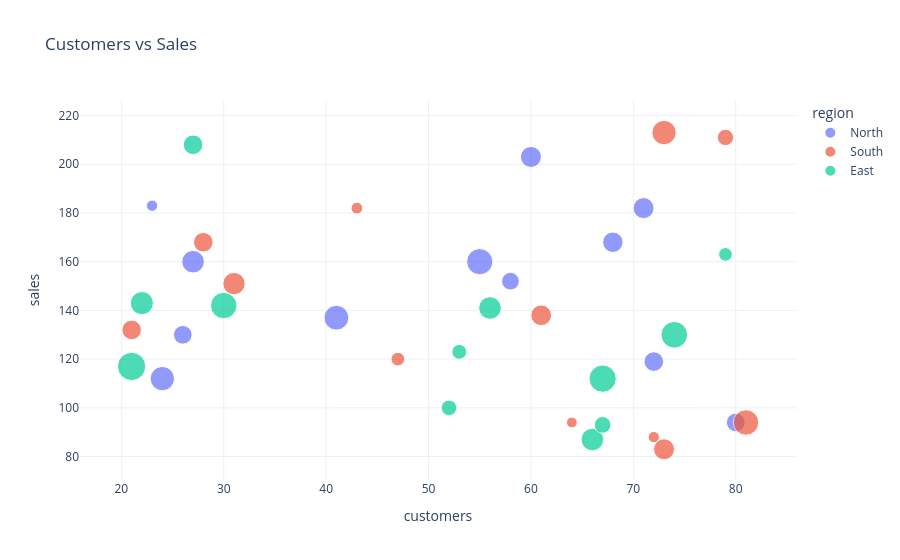

Notebook code for this chart:
### Markdown cell above
## Example 4

### Code cell
fig  = px.scatter(
    data_frame = df_plotly,
    x = 'customers',
    y = 'sales',
    color =  'region',
    size = 'units',
    hover_data = ["product", 'units'],
    title = 'Customers vs Sales'
)


# fig.update_layout(
#     # add x and y axis titles
# )
fig.show()

### Figure 1 — Plotly figure (JSON) as saved in the notebook; plotly's stock layout.template omitted (floating-point values rounded to 4 significant figures)
{"data": [{"customdata": [["A", 38], ["B", 30], ["A", 53], ["B", 36], ["A", 30], ["B", 27], ["A", 59], ["B", 11], ["A", 33], ["B", 38], ["A", 44], ["B", 51]], "hovertemplate": "region=North<br>customers=%{x}<br>sales=%{y}<br>units=%{customdata[1]}<br>product=%{customdata[0]}<extra></extra>", "legendgroup": "North", "marker": {"color": "#636efa", "size": [38, 30, 53, 36, 30, 27, 59, 11, 33, 38, 44, 51], "sizemode": "area", "sizeref": 0.1725, "symbol": "circle"}, "mode": "markers", "name": "North", "orientation": "v", "showlegend": true, "type": "scatter", "x": [71, 80, 41, 68, 26, 58, 55, 23, 72, 60, 27, 24], "xaxis": "x", "y": [182, 94, 137, 168, 130, 152, 160, 183, 119, 203, 160, 112], "yaxis": "y"}, {"customdata": [["A", 12], ["B", 33], ["A", 37], ["B", 56], ["A", 23], ["B", 11], ["A", 51], ["B", 38], ["A", 10], ["B", 33], ["A", 16], ["B", 43]], "hovertemplate": "region=South<br>customers=%{x}<br>sales=%{y}<br>units=%{customdata[1]}<br>product=%{customdata[0]}<extra></extra>", "legendgroup": "South", "marker": {"color": "#EF553B", "size": [12, 33, 37, 56, 23, 11, 51, 38, 10, 33, 16, 43], "sizemode": "area", "sizeref": 0.1725, "symbol": "circle"}, "mode": "markers", "name": "South", "orientation": "v", "showlegend": true, "type": "scatter", "x": [43, 21, 61, 81, 79, 72, 73, 73, 64, 28, 47, 31], "xaxis": "x", "y": [182, 132, 138, 94, 211, 88, 213, 83, 94, 168, 120, 151], "yaxis": "y"}, {"customdata": [["A", 69], ["B", 21], ["A", 61], ["B", 46], ["A", 16], ["B", 44], ["A", 19], ["B", 24], ["A", 33], ["B", 60], ["A", 64], ["B", 44]], "hovertemplate": "region=East<br>customers=%{x}<br>sales=%{y}<br>units=%{customdata[1]}<br>product=%{customdata[0]}<extra></extra>", "legendgroup": "East", "marker": {"color": "#00cc96", "size": [69, 21, 61, 46, 16, 44, 19, 24, 33, 60, 64, 44], "sizemode": "area", "sizeref": 0.1725, "symbol": "circle"}, "mode": "markers", "name": "East", "orientation": "v", "showlegend": true, "type": "scatter", "x": [21, 52, 74, 22, 79, 66, 53, 67, 27, 30, 67, 56], "xaxis": "x", "y": [117, 100, 130, 143, 163, 87, 123, 93, 208, 142, 112, 141], "yaxis": "y"}], "layout": {"legend": {"itemsizing": "constant", "title": {"text": "region"}, "tracegroupgap": 0}, "title": {"text": "Customers vs Sales"}, "xaxis": {"anchor": "y", "domain": [0, 1], "title": {"text": "customers"}}, "yaxis": {"anchor": "x", "domain": [0, 1], "title": {"text": "sales"}}}}
